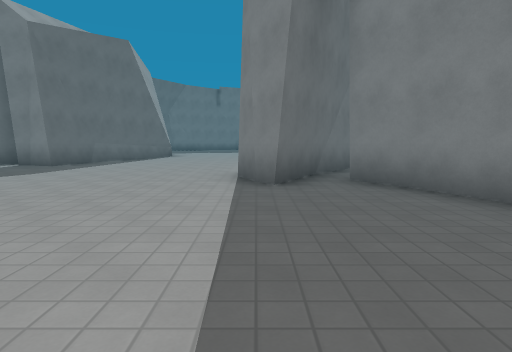
[1] (above)

24 first-person views from a walk through a level from a Godot 3-D game. The camera is 1.3 m above the floor, tilts 6° down and sees 75° across. The floor is counted in squares, 2 m on a side. Each view is taken from the middle of a square. On the plan, view 1 faces up. The plan holds only what a view shows up to about 10 squares ahead; the rest is blank. The place goes on beyond the plan. Surface patterns are stand-ins for the level's own textures.

[2]
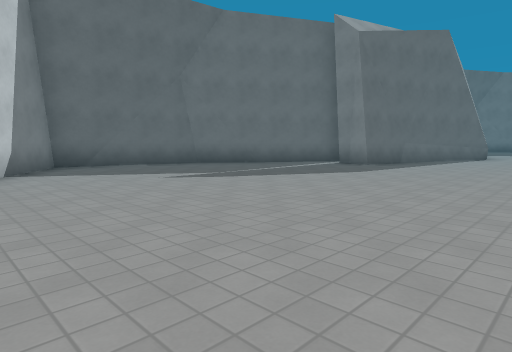

[3]
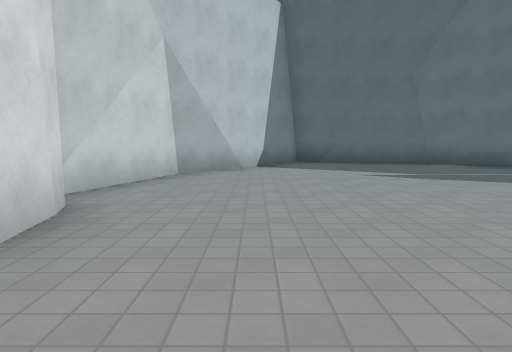

[4]
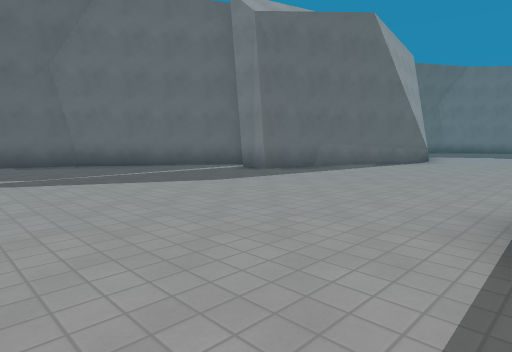

[5]
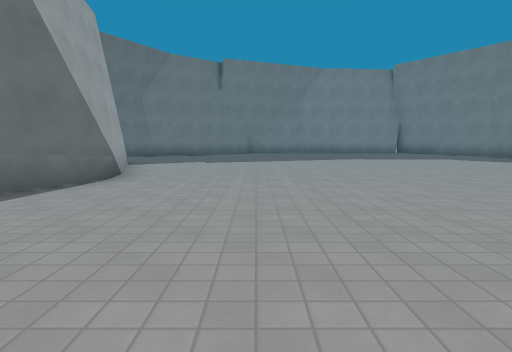

[6]
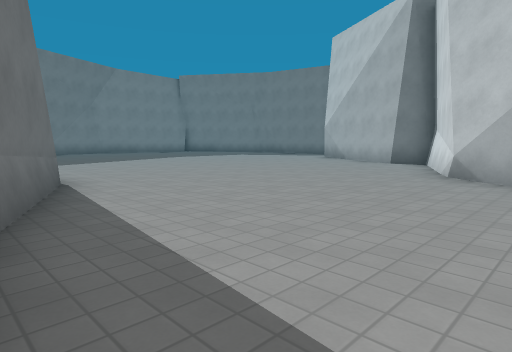

[7]
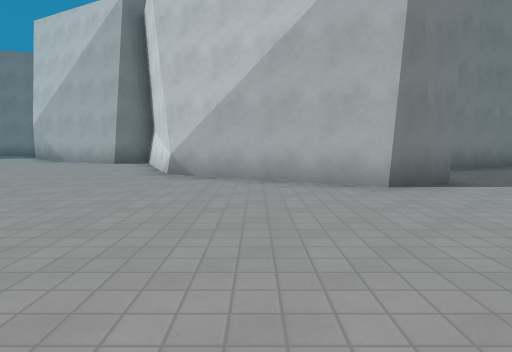

[8]
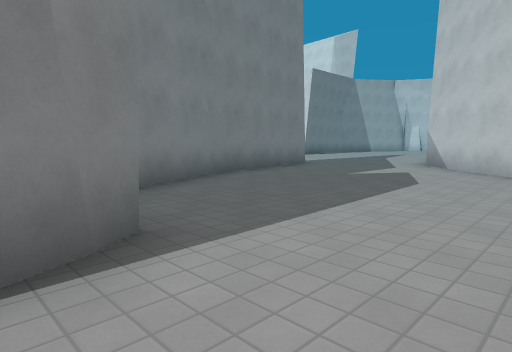

[9]
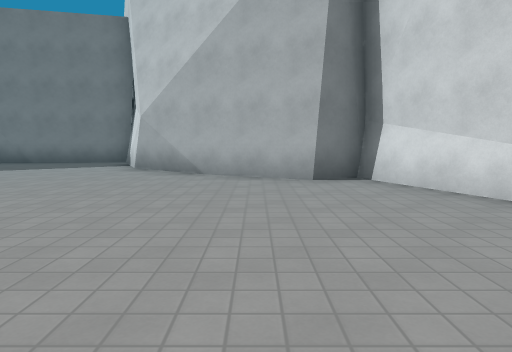

[10]
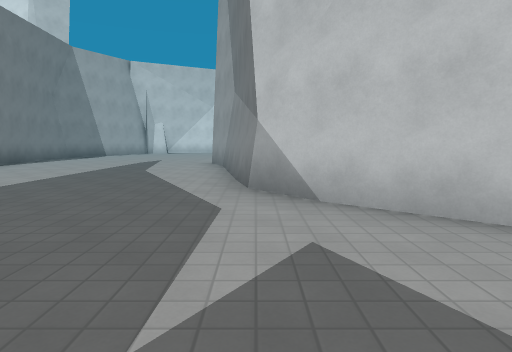

[11]
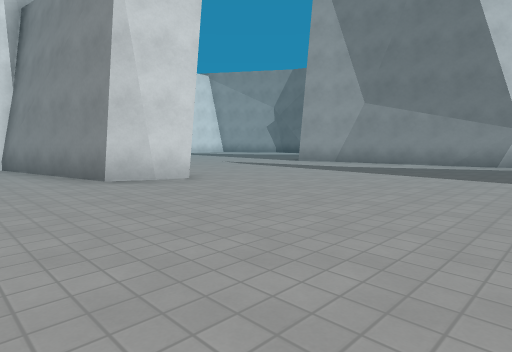

[12]
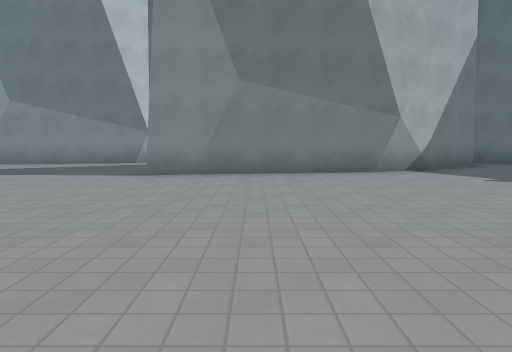

[13]
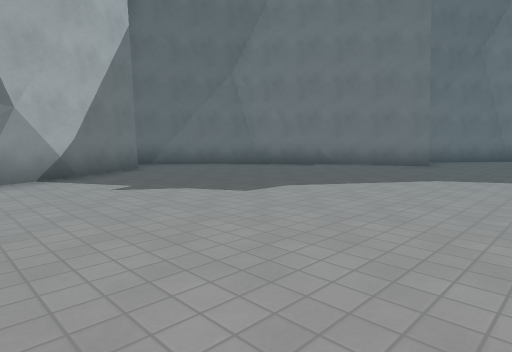

[14]
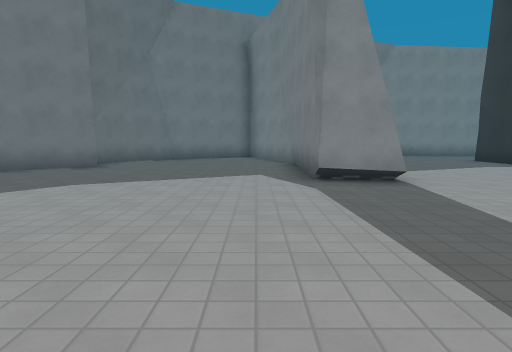

[15]
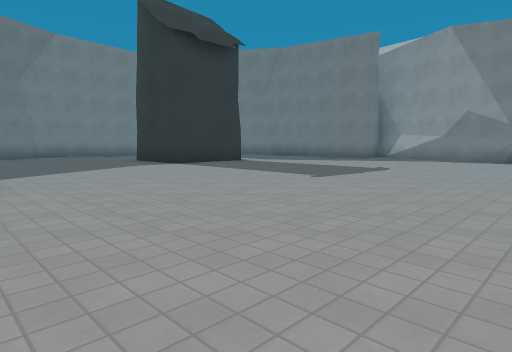

[16]
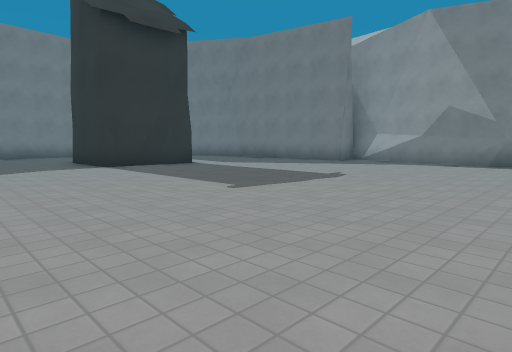

[17]
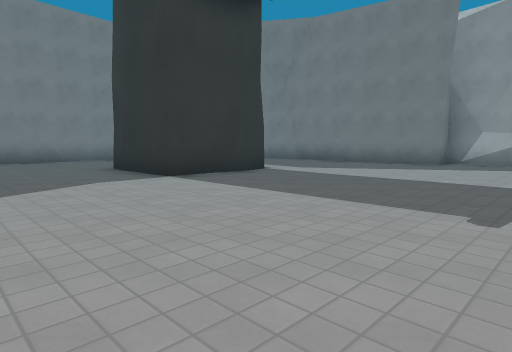

[18]
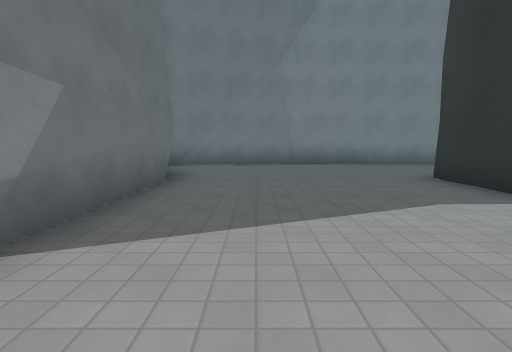

[19]
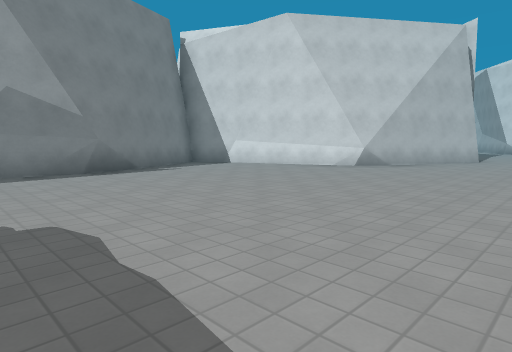

[20]
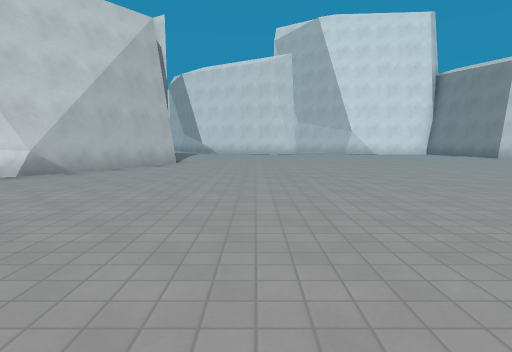

[21]
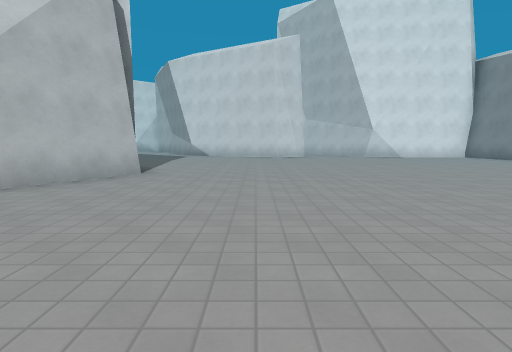

[22]
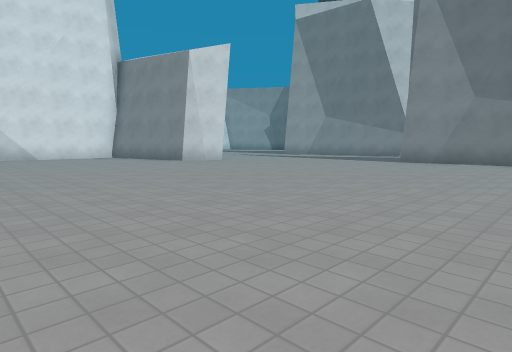

[23]
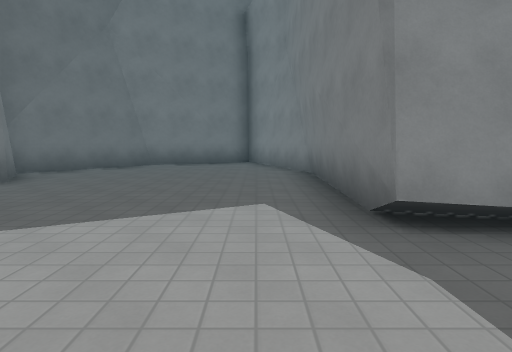

[24]
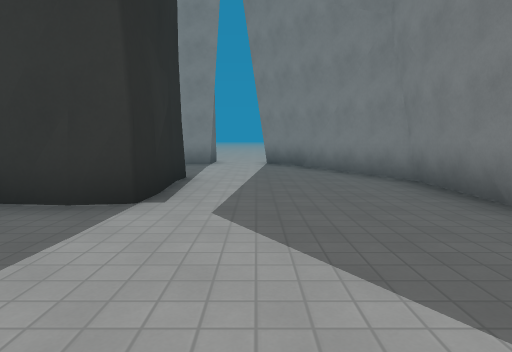

### Floor plan
Key: @ floor where view 1 was taken; # wall or solid block; . floor; B building.
Columns run from 10 left of view 1 to 27 right of it. Each row starts with its distance up from view 1.
 19                  ..#
 18       .............#    #######..
 17      #.............#   ##........##
 16      ##..........######...........#
 15       #.........###...# ..........##
 14       #.........##....##.....BB....#
 13      ##........##.....##....B  ....#
 12      #.........##.....##....B  ....#
 11      #.........###....##...........#
 10     ##......####......##...........#
  9   ###......###........##...........##
  8  ##........##.......................#
  7  #........##........................#
  6 ##........##........................#
  5 #.........#.#.......................#
  4 #...........##......................#
  3 #............##....... .............##
  2 #.............#......................#
  1 ##............#......................#
  0  ###......@...#....................#
 -1    ###.##.....#..................###
 -2      #####....#.................##
 -3          ###....................#
 -4            #...................##
 -5            #...................#
 -6            #...................
 -7            #......#.............
 -8            ##.....##............
 -9              .....##. ..

Where each view was taken, in squares from view 1:
view 1: 0 up, 0 right, facing up
view 2: 0 up, 1 left, facing up-left
view 3: 1 up, 0 right, facing left
view 4: 3 up, 0 right, facing up-left
view 5: 8 up, 1 left, facing up
view 6: 8 up, 5 left, facing up-right
view 7: 8 up, 5 left, facing right
view 8: 6 up, 2 left, facing down-right
view 9: 13 up, 1 left, facing right
view 10: 1 up, 1 right, facing down
view 11: 2 down, 11 right, facing down-left
view 12: 0 up, 11 right, facing left
view 13: 2 up, 10 right, facing up-left
view 14: 3 up, 11 right, facing up
view 15: 3 up, 13 right, facing up-right
view 16: 3 up, 15 right, facing up-right
view 17: 6 up, 15 right, facing up-right
view 18: 8 up, 15 right, facing up
view 19: 7 up, 18 right, facing down-right
view 20: 5 up, 18 right, facing down
view 21: 2 up, 18 right, facing down
view 22: 2 up, 15 right, facing down-left
view 23: 6 up, 11 right, facing up
view 24: 8 up, 22 right, facing up
